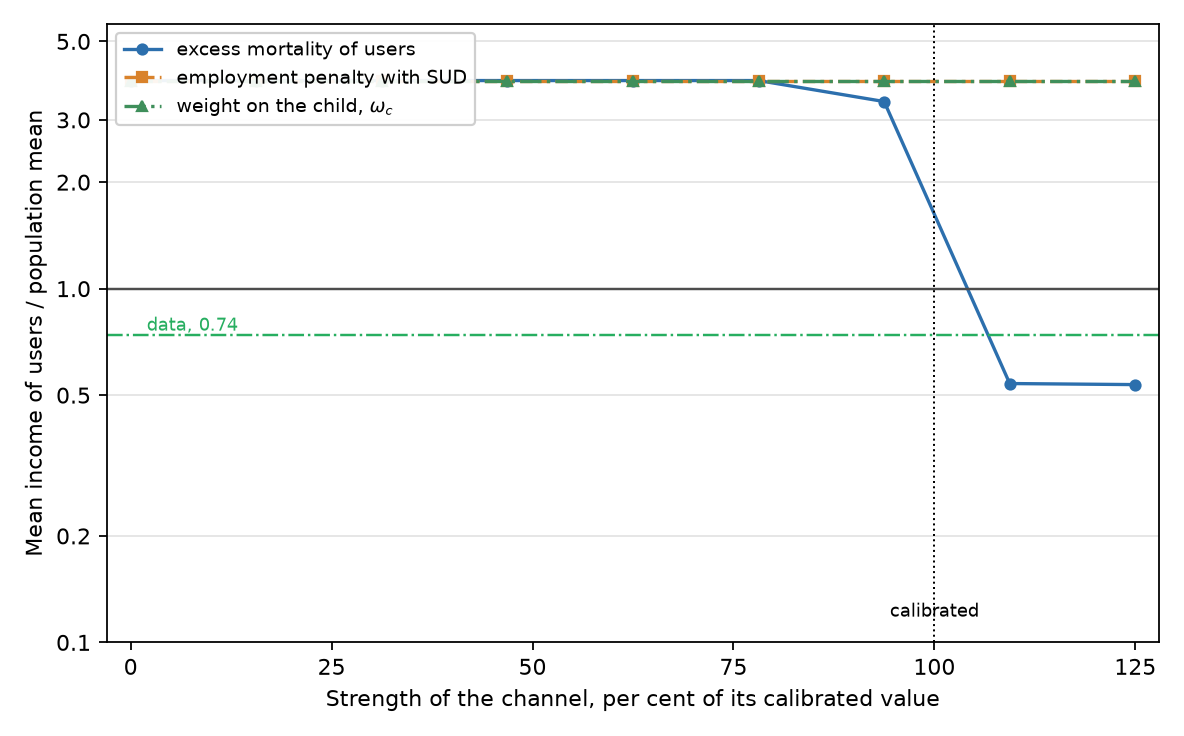

Reproduce this figure in Python.
#!/usr/bin/env python3
"""FIGURE 1'S CONSTRUCTION, WITH THE CHILD CHANNEL ADDED.

The author, 12 September: *"I want the same figure you show in paper... Where
you change the penalty and readjust b to match the use rate"*, for *"the
employment penalty for Sud, for the death, and for omegac"*.

THE CONSTRUCTION IS run.fig_who_uses's, and the whole point of it is the refit.
Scaling a channel changes how attractive the drug is, so the amount of use
moves with it, and then users' income is being compared across populations of
different sizes.  Recalibrating b at every point holds participation at its
target all along every curve, so the only thing moving is WHO uses rather than
HOW MANY.  That is what makes the curves comparable with one another and with
the data.

WHAT IS NEW HERE is the third curve.  run.py's _off turns off mortality and the
resource channel, and its two curves therefore both run with omega_c live at
its calibrated value.  To put the child channel on the same axes it has to be
in the common baseline too, so _off here also sets omega_c to zero: at s = 0
every channel is off, and at s = 1 the channel being scanned is at its
calibrated value with the other two still off.  That makes the three curves
comparable with each other, and it means the two mortality and unemployment
curves here are NOT the ones in the paper -- they are drawn against a different
baseline.  Anything read off this figure has to say which.

h_hl TRAVELS WITH UNEMPLOYMENT, as run.py records: the street's housing
services are a resource consequence, and an earlier version that put h_hl in the
mortality group quietly placed an unemployment consequence inside the mortality
curve.
"""
import json, sys
import numpy as np
import matplotlib
matplotlib.use('Agg')
import matplotlib.pyplot as plt
from matplotlib.ticker import NullFormatter, NullLocator, FixedLocator
sys.path.insert(0, '/home/user/housing_first_or_treatment_first/code/stylized')
from stylized import with_, P
from calibrate import bracket, stats, TARGET
from recalibrate import FIXED

SCAN_HI = 1.25
NPTS = 9

d = json.load(open('best_vector_it1800.json'))
kw = {k: v for k, v in FIXED.items() if k not in ('kap', 'gam', 'omega', 'sigma')}
kw.update(d['_held_not_calibrated']); kw.update(d['parameters'])
base = with_(P(), **kw)


def _off(b):
    """Every channel off: no excess mortality, no employment penalty, the
    street no worse than the small unit, and no weight on the child."""
    return dict(kap=0.0, u1=b.u0, h_hl=b.h_sm, omega=0.0)


def _scaled(b, which, s):
    kw = _off(b)
    if which == 'mortality':
        kw.update(kap=s * b.kap)
    elif which == 'unemployment':
        kw.update(u1=b.u0 + s * (b.u1 - b.u0),
                  h_hl=b.h_sm * (b.h_hl / b.h_sm) ** s)
    else:
        kw.update(omega=s * b.omega)
    par = with_(b, **kw)
    # b RECALIBRATED AT EVERY POINT.  The ceiling is 20 rather than 0.6: with
    # the consequences off the drug is a pure luxury, so holding participation
    # down to target needs a very large Stone-Geary endowment, and a low ceiling
    # returns the ceiling and silently leaves participation far above target.
    q = with_(par, b=bracket(par, 'b', 'part', 1e-5, 20.0, iters=30))
    got = stats(q)['part']
    miss = abs(got - TARGET['part']) > 5e-4
    if miss:
        print(f"   NOTE: {which} at {s:.2f}: participation {100*got:.2f} per cent, "
              f"not {100*TARGET['part']:.2f}; no b delivers the target here")
    return q, got, miss


sc = np.linspace(0.0, SCAN_HI, NPTS)
fig, ax = plt.subplots(figsize=(7.4, 4.6))
rows = {}
for which, col, ls, mk, lab in (
        ('mortality',    '#2C6FAD', '-',  'o', 'excess mortality of users'),
        ('unemployment', '#D9822B', '--', 's', 'employment penalty with SUD'),
        ('child',        '#3F8F5B', '-.', '^', r'weight on the child, $\omega_c$')):
    r, bs, miss = [], [], []
    for s in sc:
        q, got, mi = _scaled(base, which, s)
        m = stats(q)
        r.append(m['r_use']); bs.append(q.b); miss.append(mi)
    rows[which] = (list(sc), r, bs, miss)
    ax.plot(100 * np.array(sc), r, ls, color=col, marker=mk, ms=4.5, label=lab)

ax.axhline(1.0, color='0.3', lw=1.1)
ax.axhline(TARGET['r_use'], color='#27ae60', lw=1.1, ls='-.')
ax.annotate('data, 0.74', xy=(2, TARGET['r_use']), va='bottom', fontsize=8,
            color='#27ae60')
ax.set_yscale('log')
ax.yaxis.set_minor_locator(NullLocator())
ax.yaxis.set_minor_formatter(NullFormatter())
ax.yaxis.set_major_locator(FixedLocator([0.1, 0.2, 0.5, 1.0, 2.0, 3.0, 5.0]))
ax.set_yticklabels(['0.1', '0.2', '0.5', '1.0', '2.0', '3.0', '5.0'])
ax.set_ylim(0.10, 5.6)
ax.grid(axis='y', which='major', color='0.88', lw=0.7, zorder=0)
ax.set_axisbelow(True)
ax.set_xlim(-3, 128)
ax.set_xticks([0, 25, 50, 75, 100, 125])
ax.axvline(100, color='black', lw=0.9, ls=':')
ax.annotate('calibrated', xy=(100, 0.115), ha='center', va='bottom', fontsize=8)
ax.set_xlabel('Strength of the channel, per cent of its calibrated value')
ax.set_ylabel('Mean income of users / population mean')
ax.legend(fontsize=8.5, loc='upper left', framealpha=0.93)
fig.tight_layout()
fig.savefig('fig_three_channels.png', dpi=160)
print("\nwrote fig_three_channels.png\n")

print(f"{'strength':>9}" + ''.join(f"{w[:11]:>24}" for w in rows))
print(f"{'':9}" + ''.join(f"{'r_use':>12}{'b':>12}" for _ in rows))
for i, s in enumerate(sc):
    line = f"{100*s:8.0f}%"
    for w in rows:
        _, r, bs, miss = rows[w]
        line += f"{r[i]:12.3f}{bs[i]:12.4f}" + ('*' if miss[i] else ' ')
    print(line)
print("\n* participation missed its target at that point; see the NOTE lines above.")
